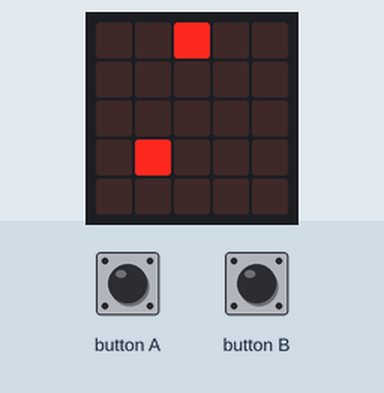
Simulated run of this program. Board: BBC micro:bit (MakeCode). Parts: the board's 5×5 LED display. The inputs (shaded band) are chosen by the test bench.

Above: at 1.2 s.
1.3 s: button B pressed for 0.15 s
At 1.72 s:
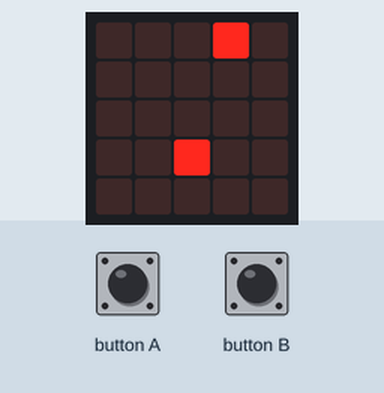
2.0 s: button A pressed for 0.15 s
At 2.8 s:
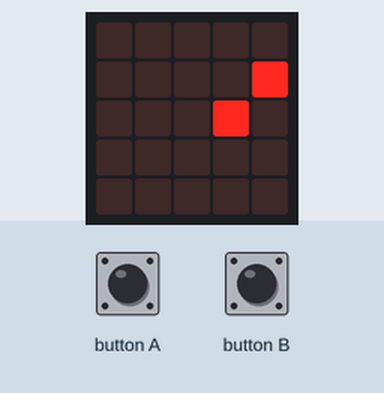
Timing chart, 0 to 5.0 s (numbered marks = the images above; inputs shaded):
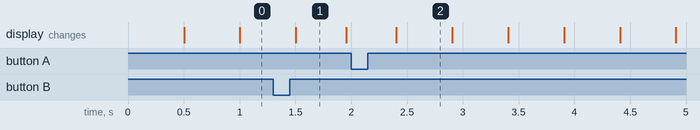

Measured:
- what the display in image 1 shows lasts 0.5 s, from 1.5 s to 2.0 s

The program:

main.ts
```typescript
input.onButtonPressed(Button.B, function () {
    sleep += -50
    sleep = Math.max(0, sleep)
})
input.onButtonPressed(Button.A, function () {
    sleep += 50
})
let sleep = 0
let pixel2 = game.createSprite(1, 1)
let pixel = game.createSprite(0, 0)
pixel2.turn(Direction.Right, 90)
let counter = 0
sleep = 500
while (true) {
    basic.pause(sleep)
    pixel2.move(1)
    pixel.move(1)
    counter += 1
    if (counter % 4 == 0) {
        pixel.turn(Direction.Right, 90)
    }
    if (counter % 2 == 0) {
        pixel2.turn(Direction.Left, 90)
    }
}
basic.forever(function () {

})
```

test.ts
```typescript
// Hier kann man Tests durchführen; diese Datei wird nicht kompiliert, wenn dieses Paket als Erweiterung verwendet wird.
```
